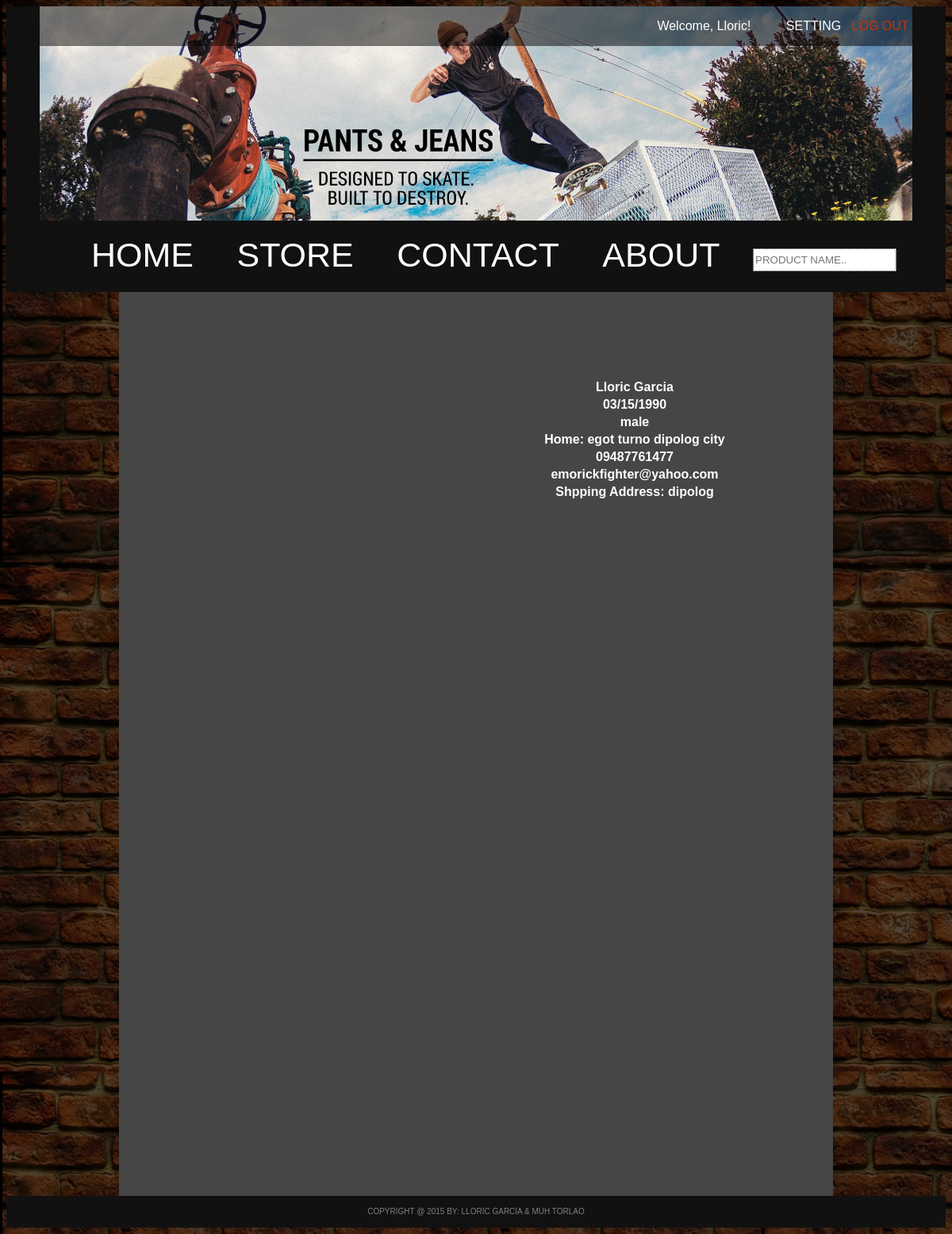
The app's page /profile.php (signed in) with its own data.
### tables this page shows
CREATE TABLE IF NOT EXISTS `useraccount` (
`UserAccountID` int(11) NOT NULL,
  `UserAccountImage` varchar(60) NOT NULL,
  `UserAccountFisrtName` varchar(20) NOT NULL,
  `UserAccountLastName` varchar(20) NOT NULL,
  `UserAccountUserName` varchar(20) NOT NULL,
  `UserAccountPassword` varchar(60) NOT NULL,
  `UserAccountBD` varchar(10) NOT NULL,
  `UserAccountGender` enum('female','male') NOT NULL,
  `UserAccountHomeAddress` varchar(60) NOT NULL,
  `UserAccountMobile` varchar(20) NOT NULL,
  `UserAccountEmail` varchar(50) NOT NULL,
  `UserAccountShipping` varchar(60) NOT NULL,
  `UserAccountSecretQuestion` varchar(20) NOT NULL,
  `UserAccountAnswer` varchar(100) NOT NULL
);

### class/db.php (called while the page is built, shortened)
<?php
class DB {
	private static $instance;
	private function __construct() {
		$this->MySQLi = @ new mysqli(
			DB_SERVER,
			DB_USER,
			DB_PASSWD,
			DB_NAME
		);
	}
	public static function init() {
		self::$instance = new self();
	}
	public static function query($q){
		$var=self::$instance->MySQLi->query($q);
		return $var;
	}
}
?>

### profile.php (the view, shortened to what this page needs)
<?php
	$docfile="profile";
	include 'php/main_style.php';
	include 'php/header.php';
	include 'php/menu.php';
	$rs=DB::query("SELECT *  FROM UserAccount WHERE UserAccountID=".$_SESSION['authID']);
	$row=$rs->fetch_object();
?>
		<center>
			<div class="main_body">
				<div class="primary" style="  background-image: url('img/UserImage/<?php echo $_SESSION['authImg']?>');background-repeat: no-repeat; background-size: cover;">
				</div>
				<BR><BR><BR><BR><BR><BR>
				<table>
					<tr>
						<th><?php echo $row->UserAccountFisrtName."   ".$row->UserAccountLastName?></th>
					</tr>
					<tr>
						<th><?php echo $row->UserAccountBD?></th>
					</tr>
					<tr>
						<th><?php echo $row->UserAccountGender?></th>
					</tr>
					<tr>
						<th><?php echo "Home: ".$row->UserAccountHomeAddress?></th>
					</tr>
					<tr>
						<th><?php echo $row->UserAccountMobile?></th>
					</tr>
					<tr>
						<th><?php echo $row->UserAccountEmail?></th>
					</tr>
					<tr>
						<th><?php echo "Shpping Address: ".$row->UserAccountShipping?></th>
					</tr>
				</table>
			</div>
		</center>
<?php
	include 'php/footer.php';
?>

### php/main_style.php (shortened to what this page needs)
<!DOCTYPE html>
<html>
  <head>
    <link rel="stylesheet" type="text/css" href="css/style.css">

### php/header.php (shortened to what this page needs)
</head>
<body>
	<div style="background-color:#101010; height:270;">
		<center>
			<div class="header">
				<div id="inside_header">
					<div id="log" >
						<?php
							if(isset($_SESSION['authID'])){  ?>
								<p>
									Welcome,
									<a href='profile.php' >
										<?php echo $_SESSION['authFn']?>!&nbsp;&nbsp;&nbsp;
									</a>&nbsp;&nbsp;&nbsp;&nbsp;
								 	<a href="setting.php" class="setting">SETTING</a>&nbsp;&nbsp; <a href="php/logout.php" class="logout">LOG OUT</a>&nbsp;
								</p>
					<?php		}
							else
								echo "<p><a href='login.php' class='login'>LOG IN</a>&nbsp;&nbsp;</p>";
						?>
					</div>
				</div>
			</div>
		</center>
	</div>

### php/menu.php
<div style="background-color:#101010; height:90;">
	<center>
		<div class="menu">
            <div style="float:left;margin-top:3px;">
           	<ul id="navlist">
				<li id="mainmenu" <?=($docfile=="index")?"class='active_menu'":""?> ><a href="index.php" id="current">HOME</a></li>
				<li id="mainmenu" <?=($docfile=="store")?"class='active_menu'":""?> ><a href="store.php?query=all">STORE</a></li>
				<li id="mainmenu" <?=($docfile=="contact")?"class='active_menu'":""?> ><a href="contact.php">CONTACT</a></li>
				<li id="mainmenu" <?=($docfile=="about")?"class='active_menu'":""?> ><a href="about.php">ABOUT</a></li>
			</ul>
			</div>
			<form action="store.php" >
				<span style="float:right">
					<input type="text" class="txtF" height="100px" placeholder="PRODUCT NAME.." name="search">
				</span>
			</form>
		</div>
	</center>
</div>

### php/footer.php
		<div class="footer">
			<center>
				<p style="color:gray; font-size:10px; margin-top:4px;">
					COPYRIGHT @ 2015 BY: LLORIC GARCIA & MUH TORLAO
				</p>
			</center>
		</div>
	</body>
</html>

### css/style.css (style rules this page uses)
#log { float:right; }
#inside_header { width: 1100px;height: 50px;background:rgba(0,0,0,.5); }
a,p,div { text-decoration:none;color: white;font-family: sans-serif; }
body { background-image: url("../img/background website.jpg"); background-attachment: fixed; }
.header { height: 270px;width: 1100px;margin-top:0;background-image:url("../img/banner.jpg");background-repeat: no-repeat; background-size: cover; }
.menu { height: 90px;width: 1100px;background-color:#111111; }
.main_body { height:1139px;width:900px;background-color:#464646; }
.footer { padding-top:10px;height:30px;background-color:#111111; }
#navlist #mainmenu { font-size: 43px; display: inline;list-style-type: none;padding: 19px 25px; }
.primary { height: 300px; width: 300px; float: left; margin-top: 120px; margin-left: 100px; }
.logout { color:#CC3300 }
.txtF { border: 1px dotted #000000;outline:0;height:25px;width: 175px;margin-top:35px;margin-right: 20px; }

### records on screen
useraccount: UserAccountFisrtName "Lloric", UserAccountLastName "Garcia", UserAccountBD "03/15/1990", UserAccountGender "male", UserAccountHomeAddress "egot turno dipolog city", UserAccountMobile "09487761477", UserAccountEmail "emorickfighter@yahoo.com", UserAccountShipping "dipolog"

### other values on screen
$_SESSION['authFn'] "Lloric"
